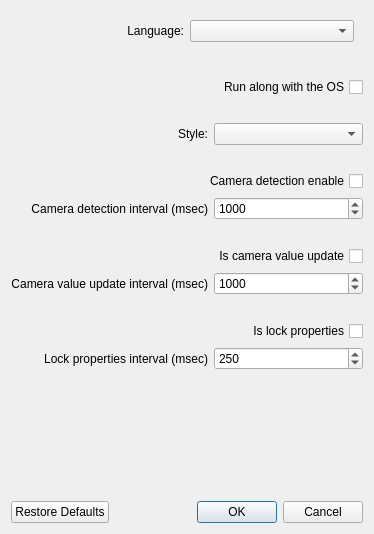
<?xml version="1.0" encoding="UTF-8"?>
<ui version="4.0">
 <class>FSSettingsDialog</class>
 <widget class="QDialog" name="FSSettingsDialog">
  <property name="geometry">
   <rect>
    <x>0</x>
    <y>0</y>
    <width>374</width>
    <height>534</height>
   </rect>
  </property>
  <property name="windowTitle">
   <string>Settings dialog</string>
  </property>
  <layout class="QGridLayout" name="gridLayout">
   <item row="12" column="0" colspan="2">
    <spacer name="verticalSpacer_5">
     <property name="orientation">
      <enum>Qt::Vertical</enum>
     </property>
     <property name="sizeType">
      <enum>QSizePolicy::Fixed</enum>
     </property>
     <property name="sizeHint" stdset="0">
      <size>
       <width>20</width>
       <height>20</height>
      </size>
     </property>
    </spacer>
   </item>
   <item row="1" column="0" colspan="2">
    <spacer name="verticalSpacer_1">
     <property name="orientation">
      <enum>Qt::Vertical</enum>
     </property>
     <property name="sizeType">
      <enum>QSizePolicy::Fixed</enum>
     </property>
     <property name="sizeHint" stdset="0">
      <size>
       <width>20</width>
       <height>20</height>
      </size>
     </property>
    </spacer>
   </item>
   <item row="8" column="1">
    <widget class="QSpinBox" name="spinBoxCameraDetectionInterval">
     <property name="minimum">
      <number>100</number>
     </property>
     <property name="maximum">
      <number>10000</number>
     </property>
     <property name="singleStep">
      <number>50</number>
     </property>
     <property name="value">
      <number>1000</number>
     </property>
    </widget>
   </item>
   <item row="14" column="0">
    <widget class="QLabel" name="labelLockPropertiesInterval">
     <property name="text">
      <string>Lock properties interval (msec)</string>
     </property>
     <property name="alignment">
      <set>Qt::AlignRight|Qt::AlignTrailing|Qt::AlignVCenter</set>
     </property>
    </widget>
   </item>
   <item row="8" column="0">
    <widget class="QLabel" name="labelCameraDetectionInterval">
     <property name="text">
      <string>Camera detection interval (msec)</string>
     </property>
     <property name="alignment">
      <set>Qt::AlignRight|Qt::AlignTrailing|Qt::AlignVCenter</set>
     </property>
    </widget>
   </item>
   <item row="2" column="0" colspan="2">
    <widget class="QCheckBox" name="checkBoxAutoStart">
     <property name="layoutDirection">
      <enum>Qt::RightToLeft</enum>
     </property>
     <property name="text">
      <string>Run along with the OS</string>
     </property>
    </widget>
   </item>
   <item row="14" column="1">
    <widget class="QSpinBox" name="spinBoxLockPropertiesInterval">
     <property name="minimum">
      <number>100</number>
     </property>
     <property name="maximum">
      <number>10000</number>
     </property>
     <property name="singleStep">
      <number>50</number>
     </property>
     <property name="value">
      <number>250</number>
     </property>
    </widget>
   </item>
   <item row="5" column="0" colspan="2">
    <spacer name="verticalSpacer_3">
     <property name="orientation">
      <enum>Qt::Vertical</enum>
     </property>
     <property name="sizeType">
      <enum>QSizePolicy::Fixed</enum>
     </property>
     <property name="sizeHint" stdset="0">
      <size>
       <width>20</width>
       <height>20</height>
      </size>
     </property>
    </spacer>
   </item>
   <item row="6" column="0" colspan="2">
    <widget class="QCheckBox" name="checkBoxIsCameraDetectionEnable">
     <property name="layoutDirection">
      <enum>Qt::RightToLeft</enum>
     </property>
     <property name="text">
      <string>Camera detection enable</string>
     </property>
    </widget>
   </item>
   <item row="9" column="0" colspan="2">
    <spacer name="verticalSpacer_4">
     <property name="orientation">
      <enum>Qt::Vertical</enum>
     </property>
     <property name="sizeType">
      <enum>QSizePolicy::Fixed</enum>
     </property>
     <property name="sizeHint" stdset="0">
      <size>
       <width>20</width>
       <height>20</height>
      </size>
     </property>
    </spacer>
   </item>
   <item row="0" column="0" colspan="2">
    <widget class="QWidget" name="widget" native="true">
     <layout class="QGridLayout" name="gridLayout_2">
      <item row="0" column="2">
       <widget class="QComboBox" name="comboBoxLanguage"/>
      </item>
      <item row="0" column="1">
       <widget class="QLabel" name="labelLanguage">
        <property name="text">
         <string>Language:</string>
        </property>
        <property name="alignment">
         <set>Qt::AlignRight|Qt::AlignTrailing|Qt::AlignVCenter</set>
        </property>
       </widget>
      </item>
     </layout>
    </widget>
   </item>
   <item row="16" column="0" colspan="2">
    <widget class="QDialogButtonBox" name="buttonBox">
     <property name="orientation">
      <enum>Qt::Horizontal</enum>
     </property>
     <property name="standardButtons">
      <set>QDialogButtonBox::Cancel|QDialogButtonBox::Ok|QDialogButtonBox::RestoreDefaults</set>
     </property>
    </widget>
   </item>
   <item row="13" column="0" colspan="2">
    <widget class="QCheckBox" name="checkBoxIsLockProperties">
     <property name="layoutDirection">
      <enum>Qt::RightToLeft</enum>
     </property>
     <property name="text">
      <string>Is lock properties</string>
     </property>
    </widget>
   </item>
   <item row="3" column="0" colspan="2">
    <spacer name="verticalSpacer_2">
     <property name="orientation">
      <enum>Qt::Vertical</enum>
     </property>
     <property name="sizeType">
      <enum>QSizePolicy::Fixed</enum>
     </property>
     <property name="sizeHint" stdset="0">
      <size>
       <width>20</width>
       <height>20</height>
      </size>
     </property>
    </spacer>
   </item>
   <item row="15" column="0" colspan="2">
    <spacer name="verticalSpacer_6">
     <property name="orientation">
      <enum>Qt::Vertical</enum>
     </property>
     <property name="sizeHint" stdset="0">
      <size>
       <width>20</width>
       <height>40</height>
      </size>
     </property>
    </spacer>
   </item>
   <item row="11" column="0">
    <widget class="QLabel" name="labelCameraValueUpdateInterval">
     <property name="text">
      <string>Camera value update interval (msec)</string>
     </property>
     <property name="alignment">
      <set>Qt::AlignRight|Qt::AlignTrailing|Qt::AlignVCenter</set>
     </property>
    </widget>
   </item>
   <item row="10" column="0" colspan="2">
    <widget class="QCheckBox" name="checkBoxIsCameraValueUpdateEnable">
     <property name="layoutDirection">
      <enum>Qt::RightToLeft</enum>
     </property>
     <property name="text">
      <string>Is camera value update</string>
     </property>
    </widget>
   </item>
   <item row="11" column="1">
    <widget class="QSpinBox" name="spinBoxCameraValueUpdateInterval">
     <property name="minimum">
      <number>100</number>
     </property>
     <property name="maximum">
      <number>10000</number>
     </property>
     <property name="singleStep">
      <number>50</number>
     </property>
     <property name="value">
      <number>1000</number>
     </property>
    </widget>
   </item>
   <item row="4" column="1">
    <widget class="QComboBox" name="comboBoxStyle"/>
   </item>
   <item row="4" column="0">
    <widget class="QLabel" name="labelStyle">
     <property name="text">
      <string>Style:</string>
     </property>
     <property name="alignment">
      <set>Qt::AlignRight|Qt::AlignTrailing|Qt::AlignVCenter</set>
     </property>
    </widget>
   </item>
  </layout>
 </widget>
 <tabstops>
  <tabstop>checkBoxAutoStart</tabstop>
  <tabstop>checkBoxIsCameraDetectionEnable</tabstop>
  <tabstop>spinBoxCameraDetectionInterval</tabstop>
  <tabstop>checkBoxIsCameraValueUpdateEnable</tabstop>
  <tabstop>spinBoxCameraValueUpdateInterval</tabstop>
  <tabstop>checkBoxIsLockProperties</tabstop>
  <tabstop>spinBoxLockPropertiesInterval</tabstop>
 </tabstops>
 <resources/>
 <connections>
  <connection>
   <sender>buttonBox</sender>
   <signal>accepted()</signal>
   <receiver>FSSettingsDialog</receiver>
   <slot>accept()</slot>
   <hints>
    <hint type="sourcelabel">
     <x>248</x>
     <y>254</y>
    </hint>
    <hint type="destinationlabel">
     <x>157</x>
     <y>274</y>
    </hint>
   </hints>
  </connection>
  <connection>
   <sender>buttonBox</sender>
   <signal>rejected()</signal>
   <receiver>FSSettingsDialog</receiver>
   <slot>reject()</slot>
   <hints>
    <hint type="sourcelabel">
     <x>316</x>
     <y>260</y>
    </hint>
    <hint type="destinationlabel">
     <x>286</x>
     <y>274</y>
    </hint>
   </hints>
  </connection>
 </connections>
</ui>
